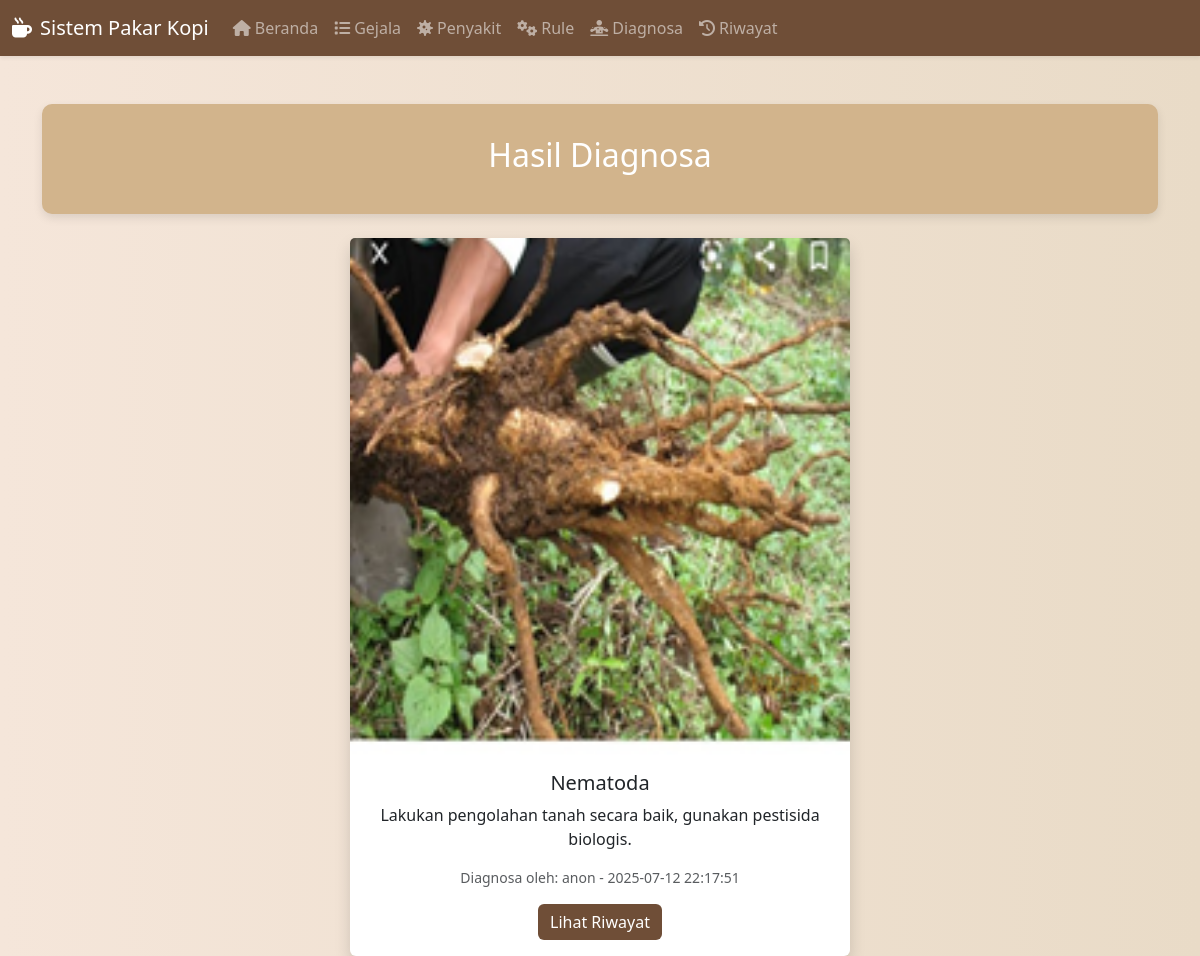
/hasil.php?id=1, run on the app's committed database.
### tables this page shows
CREATE TABLE `diagnosa` (
  `id_diagnosa` int(11) NOT NULL,
  `nama_pengguna` varchar(255) NOT NULL,
  `id_penyakit` int(11) DEFAULT NULL,
  `tanggal_diagnosa` datetime DEFAULT current_timestamp()
);

CREATE TABLE `penyakit` (
  `id_penyakit` int(11) NOT NULL,
  `kode_penyakit` varchar(10) NOT NULL,
  `nama_penyakit` varchar(100) NOT NULL,
  `solusi` text NOT NULL,
  `gambar` varchar(255) DEFAULT NULL
);

### hasil.php (the view, shortened to what this page needs)
<?php
include 'config.php';
$id_diagnosa = intval($_GET['id']);
$sql = "
    SELECT d.nama_pengguna, p.nama_penyakit, p.solusi, p.gambar, d.tanggal_diagnosa
    FROM diagnosa d
    JOIN penyakit p ON d.id_penyakit = p.id_penyakit
    WHERE d.id_diagnosa = ?
";
$stmt = $conn->prepare($sql);
$stmt->bind_param("i", $id_diagnosa);
$stmt->execute();
$result = $stmt->get_result();
$data = $result->fetch_assoc();
?>
<!DOCTYPE html>
<html lang="id">
<head>
    <link href="https://cdn.jsdelivr.net/npm/bootstrap@5.3.0/dist/css/bootstrap.min.css" rel="stylesheet">
    <link href="https://cdnjs.cloudflare.com/ajax/libs/font-awesome/6.4.0/css/all.min.css " rel="stylesheet">
</head>
<body>
<?php include 'navbar.php'; ?>
<div class="container mt-5">
    <div class="hero mb-4">
        <h2>Hasil Diagnosa</h2>
    </div>
    <div class="card mt-4 mx-auto shadow" style="max-width: 500px;">
        <img src="uploads/<?= htmlspecialchars($data['gambar']) ?>" class="card-img-top" alt="Gambar Penyakit">
        <div class="card-body text-center">
            <h5 class="card-title"><?= htmlspecialchars($data['nama_penyakit']) ?></h5>
            <p class="card-text"><?= nl2br(htmlspecialchars($data['solusi'])) ?></p>
            <p class="text-muted small">Diagnosa oleh: <?= htmlspecialchars($data['nama_pengguna']) ?> - <?= $data['tanggal_diagnosa'] ?></p>
            <a href="riwayat.php" class="btn btn-primary">Lihat Riwayat</a>
        </div>
    </div>
</div>
</body>
</html>

### hasil.php (style rules this page uses)
body { background: linear-gradient(to right, #f5e6da, #e9dbc7); font-family: 'Segoe UI', sans-serif; }
.hero { background-color: #d2b48c; color: white; padding: 2rem; border-radius: 10px; text-align: center; box-shadow: 0 4px 10px rgba(0,0,0,0.1); }
.card { border: none; transition: transform 0.3s ease; }
.btn-primary { background-color: #6f4e37; border: none; }

### data on the page
diagnosa: id_penyakit.gambar (picture), id_penyakit.nama_penyakit "Nematoda", id_penyakit.solusi "Lakukan pengolahan tanah secara baik, gunakan pestisida biologis.", nama_pengguna "anon", tanggal_diagnosa "2025-07-12 22:17:51"
